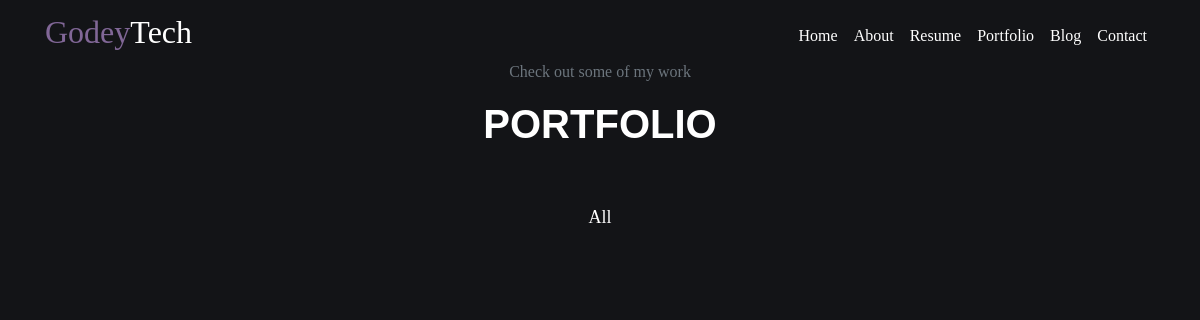
Page /portfolio/?category=Design on the earlier database version.
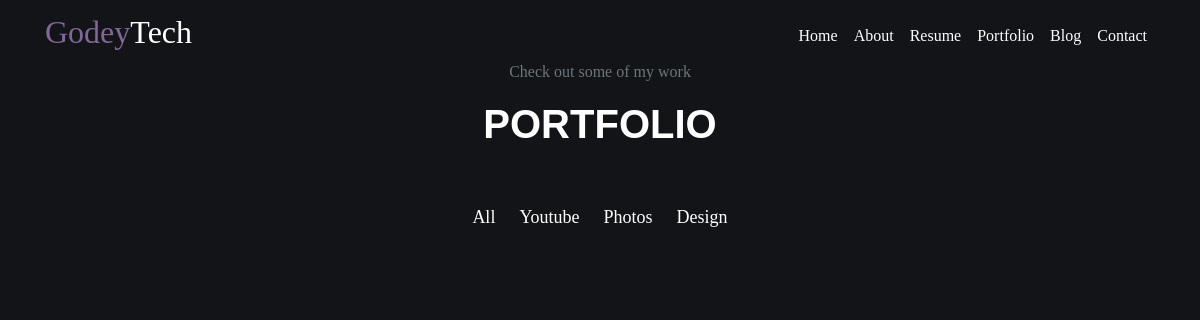
Same page on the later database version.
### my_site/models.py (models this page shows, shortened)
class Category(models.Model):
    name = models.CharField(max_length=50)

### my_site/views.py (the view)
# urls.py: path('portfolio/', views.portfolio, name="portfolio"),
def portfolio(request):
    category = request.GET.get('category')
    if category == None:
        portfolios = Portfolio.objects.order_by('image')
    else:
        portfolios = Portfolio.objects.filter(category__name=category)
    categories = Category.objects.all()
    context = {
        'categories': categories,
        'portfolios': portfolios,
        'title': 'Portfolio',
    }
    return render(request, 'my_site/portfolio.html', context)

### my_site/templates/my_site/portfolio.html (shortened to what this page needs)
{% extends 'my_site/base.html' %}
{% load static %}
{% block css_files %}
<link rel="stylesheet" href="{% static 'my_site/index.css' %}">
{% endblock %}
{% block content %}
<section id="portfolio" class="pt-4 pb-4">
    <div class="text-center" style="color:#fff; padding-top: 3%;">
        <p class="text-muted">Check out some of my work</p>
        <h1 class="text-header">PORTFOLIO</h1>
    </div>
    <div class="text-center pt-5">
        <a class="port-link" style="font-size: 18px; color:#fff" href="{% url 'portfolio' %}">All</a>
        {% for category in categories %}
            <a class="port-link" style="font-size: 18px; color:#fff" href="{% url 'portfolio' %}?category={{ category.name }}">{{category.name }}</a>
        {% endfor %}
    </div>
    <div class="container">
        <div class="row pt-3">
        </div>
    </div>
</section>
{% endblock content %}

Differences in the rows shown:
added Category: name "Youtube"
added Category: name "Photos"
added Category: name "Design"
